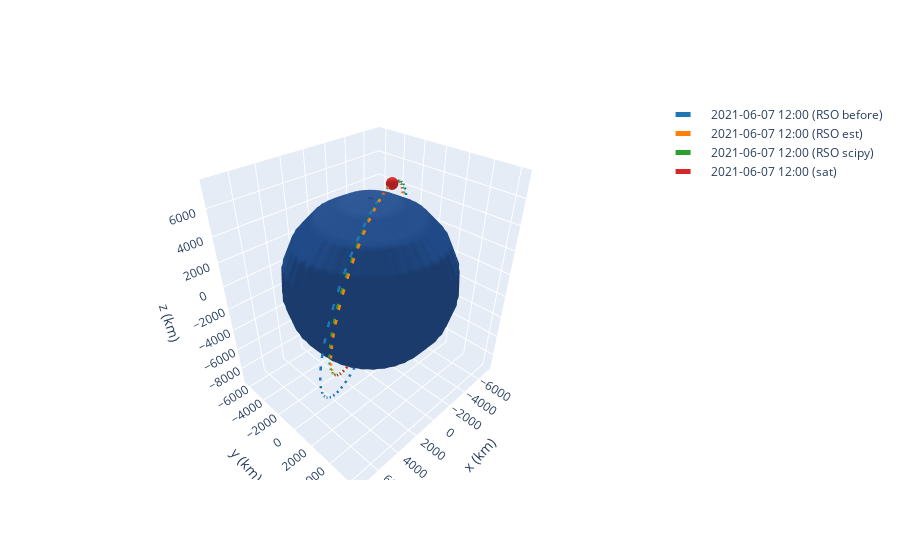

Notebook source saved alongside this figure:
### Markdown cell above
# Using Lagrange Multiplier

### Code cell
X0[0:3] = np.reshape(collision.sat.r.value, (3,1))
X0[3:6] = np.reshape(collision.sat.v.value, (3,1))
X0[6] = 1

Z = np.zeros(6)
Z[0:3] = collision.sat.r.value + 0.5*np.random.randn(3)
Z[3:6] = collision.delta_v_sat.value + 0.1*np.random.randn(3)
np.set_printoptions(precision=3)

L0 = np.zeros([9,1])

L0[0:7] = X0
L0[7] = 0.8
L0[8] = 0.8
#L0[9] = 0.1

L = L0
gamma = 0.001
for i in range(0,100):
    #if i > 0:
    #    delta = g -g_
    #    gamma = norm((L - L_).T.dot(delta))/norm(delta) 
    
    L_ = L
    g_ = partial_Lagrangian(L_, Z, collision)  
      
    L = L - gamma*g_
    g = partial_Lagrangian(L, Z, collision)
    cost = lagrangian(L, Z, collision)
    if  norm(g)< 0.01:
        print("Iteration:", i, "LR: ", gamma)
        print("Lagrangian: ", cost)
        print("gradient:")
        print(g)
        break
rd_est = L[0:3]
vd_est = L[3:6]
md_est = L[6]

print("postion error:", rso_bc.r.value - rd_est.flatten())
print("velocity error:", rso_bc.v.value - vd_est.flatten())
print("Mass error:", m_rso.value - md_est)
print("Mass: ", md_est, "kg")

rso_estimate_lag = Orbit.from_vectors(Earth, rd_est.flatten()*u.km, vd_est.flatten()*u.km/u.s, active_sat_prop.epoch)
frame1 = OrbitPlotter3D()
frame1.plot(rso_bc, label = 'RSO before')
frame1.plot(rso_estimate_lag, label = 'RSO est')
frame1.plot(rso_estimate, label = 'RSO scipy')
frame1.plot(active_sat_prop, label = 'sat')
